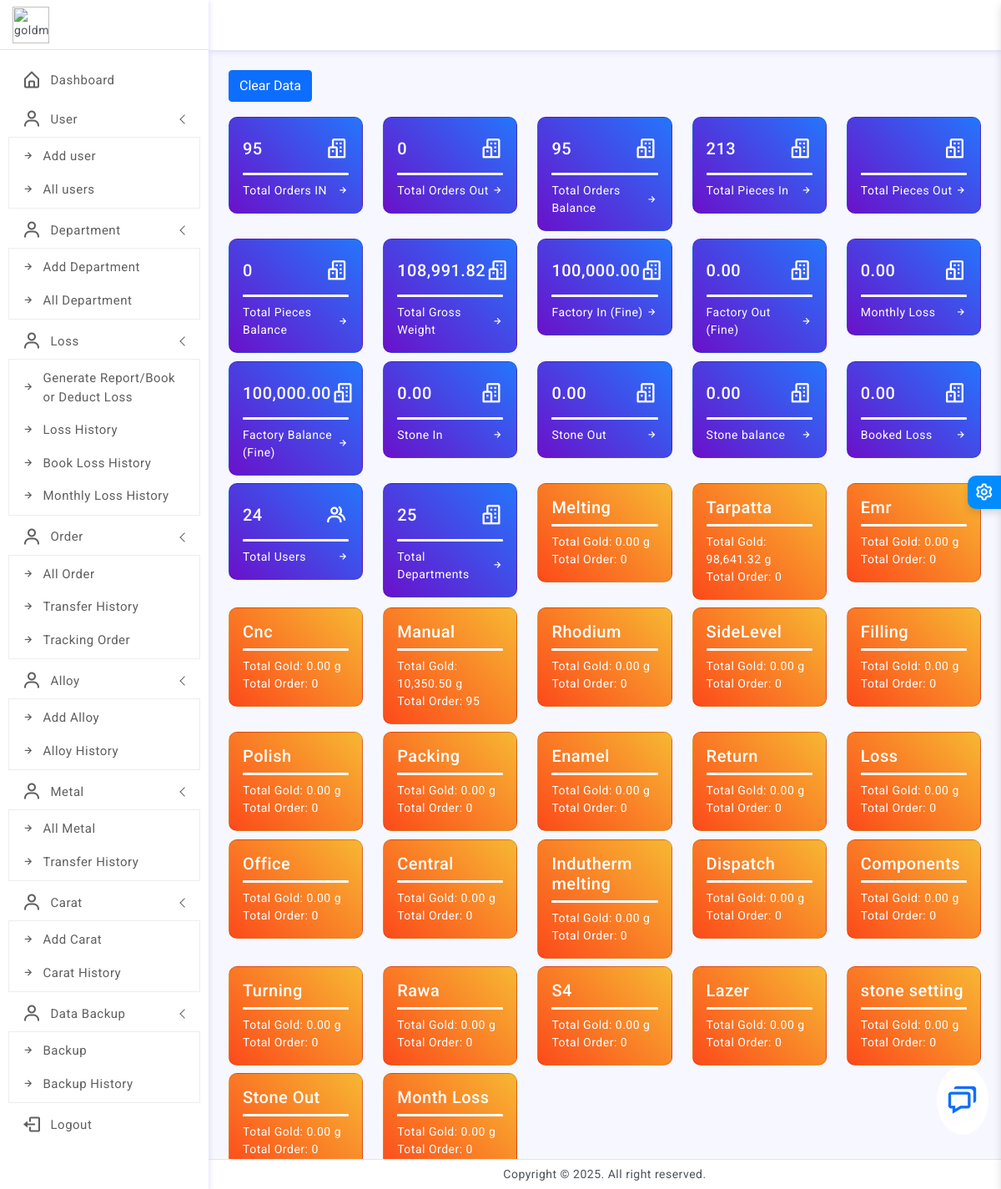
Screenshot of /super_jfdkgSD__UUECV_PIOU123/dashboard.php (signed in) with the database file from the repository.
### tables this page shows
CREATE TABLE `departments` (
  `id` int(11) NOT NULL,
  `name` varchar(100) NOT NULL,
  `role` varchar(100) NOT NULL DEFAULT '0,2,5' COMMENT '0->all order\r\n3->edit order\r\n4->delete order\r\n1->add Order\r\n2->transfer order\r\n5->Accept orders\r\n6->all Metal\r\n7->edit Metal\r\n8->delete Metal\r\n9->add Metal\r\n10->transfer Metal\r\n11->Accept Metal',
  `created_at` timestamp NOT NULL DEFAULT current_timestamp(),
  `admin` varchar(100) NOT NULL DEFAULT '0' COMMENT '0->not admin\r\n1->admin',
  `use_gold` varchar(100) NOT NULL DEFAULT '0',
  `loss` varchar(100) NOT NULL DEFAULT '0',
  `previous_gold` varchar(100) NOT NULL DEFAULT '0',
  `melting_value` varchar(100) NOT NULL DEFAULT '0'
);

### super_jfdkgSD__UUECV_PIOU123/dashboard.php (the view, shortened to what the rows shown need)
<?php
include 'include/header.php';
?>
<div class="page-wrapper">
    <div class="page-content">
        <div class="row row-cols-1 row-cols-md-2 row-cols-xl-5">
<div class="col">
    <div class="card radius-10 bg-gradient-deepblue">
        <div class="card-body">
            <div class="d-flex align-items-center">
                <h5 class="mb-0 text-white">
                   <?php
                    $sql41 = "SELECT use_gold FROM departments WHERE id='69'";
                    $result41 = mysqli_query($link, $sql41);
                    $stone_out = 0;
                    if ($result41 && mysqli_num_rows($result41) > 0) {
                        $row41 = mysqli_fetch_assoc($result41);
                        $stone_out = (float)$row41['use_gold'];
                    }
                    echo number_format($stone_out, 2);
                    ?>
                </h5>
                <div class="ms-auto">
                    <i class='bx bx-buildings fs-3 text-white'></i>
                </div>
            </div>
        </div>
    </div>
</div>
            <?php
$dept_weights = $link->query("
    SELECT id, name, IFNULL(use_gold, 0) AS total_weight, IFNULL(loss, 0) AS total_loss
    FROM departments
");
while($dept = $dept_weights->fetch_assoc()){
$dept_id = $dept['id'];
?>
    <div class="col">
        <a href="message.php?id=<?= $dept_id ?>" style="text-decoration:none;">
        <div class="card radius-10 bg-gradient-orange">
            <div class="card-body">
                <div class="d-flex align-items-center">
                    <h5 class="mb-0 text-white"><?= htmlspecialchars($dept['name']) ?></h5>
                </div>
                <div class="progress my-2 bg-white-transparent" style="height:3px;">
                    <div class="progress-bar bg-white" role="progressbar" style="width: 100%"></div>
                </div>
                 <div class="d-flex  text-white" style="flex-direction: column;">
                    <p class="mb-0">Total Gold: <?= number_format($dept['total_weight'], 2) ?> g</p>
                            <?php
                    $sql489 = "SELECT count(id) AS total_order FROM orders where current_dept='$dept_id'";
                    $result489 = mysqli_query($link, $sql489);
                        if ($result489 && $result489->num_rows > 0) {
                            $row489 = $result489->fetch_assoc();
                                $total_order = $row489['total_order'] ?? 0;
                            ?>
<p class="mb-0">Total Order: <?= (int)$total_order ?></p>
<?php
}
                    ?>
                </div>
            </div>
        </div>
</a>
    </div>
<?php } ?>
        </div>
    </div>
</div>
<?php include 'include/footer.php'; ?>

### rows the page displays
departments: use_gold "0.00", name "Stone Out", total_weight "0.00", total_order "0"
departments: name "Melting", total_weight "0.00", total_order "0"
departments: name "Tarpatta", total_weight "98,641.32", total_order "0"
departments: name "Emr", total_weight "0.00", total_order "0"
departments: name "Cnc", total_weight "0.00", total_order "0"
departments: name "Manual", total_weight "10,350.50", total_order "95"
departments: name "Rhodium", total_weight "0.00", total_order "0"
departments: name "SideLevel", total_weight "0.00", total_order "0"
departments: name "Filling", total_weight "0.00", total_order "0"
departments: name "Polish", total_weight "0.00", total_order "0"
departments: name "Packing", total_weight "0.00", total_order "0"
departments: name "Enamel", total_weight "0.00", total_order "0"
departments: name "Return", total_weight "0.00", total_order "0"
departments: name "Loss", total_weight "0.00", total_order "0"
departments: name "Office", total_weight "0.00", total_order "0"
departments: name "Central", total_weight "0.00", total_order "0"
departments: name "Indutherm melting", total_weight "0.00", total_order "0"
departments: name "Dispatch", total_weight "0.00", total_order "0"
departments: name "Components", total_weight "0.00", total_order "0"
departments: name "Turning", total_weight "0.00", total_order "0"
departments: name "Rawa", total_weight "0.00", total_order "0"
departments: name "S4", total_weight "0.00", total_order "0"
departments: name "Lazer", total_weight "0.00", total_order "0"
departments: name "stone setting", total_weight "0.00", total_order "0"
departments: name "Month Loss", total_weight "0.00", total_order "0"

### other values shown
$total_order = $total_order_in - $total_order_out "95"
$total_pieses "0"
$total_weight "108,991.82"
$factory_in "100,000.00"
$factory_out "0.00"
$loss_weight "0.00"
$factory_balance "100,000.00"
$rft "0.00"
$stone_balance "0.00"
$total_weight "0.00"
$total_users "24"
$total_departments "25"
